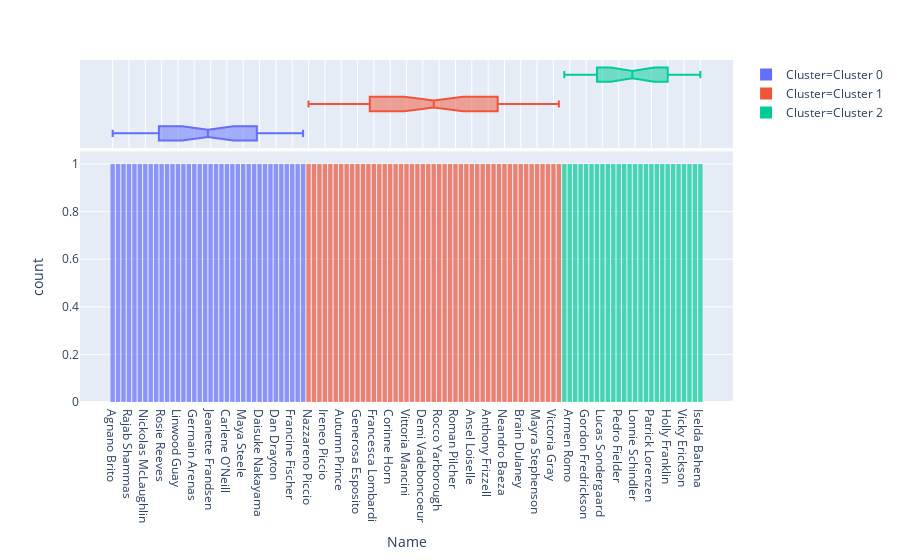

Write notebook code for a chart like this one.
### Code cell
plot_model(kmeans, plot = 'distribution', feature = 'Name')

### Figure 1 — Plotly figure (JSON) as saved in the notebook; plotly's stock layout.template omitted (floating-point values rounded to 4 significant figures; data arrays with more than 128 entries replaced by an {"elided": "..."} marker saying what was removed)
{"data": [{"alignmentgroup": "True", "bingroup": "x", "hoverlabel": {"namelength": 0}, "hovertemplate": "Cluster=Cluster 0<br>Name=%{x}<br>count=%{y}", "legendgroup": "Cluster=Cluster 0", "marker": {"color": "#636efa", "opacity": 0.7}, "name": "Cluster=Cluster 0", "offsetgroup": "Cluster=Cluster 0", "orientation": "v", "showlegend": true, "type": "histogram", "x": ["Agnano Brito", "Arnold Valenti", "Victoria Holloway", "Rajab Shammas", "Kari Tran", "Billie Stonge", "Nickolas McLaughlin", "Jeanne Vestergaard", "Alaine Poisson", "Rosie Reeves", "Letha Walls", "Rhonda Hughes", "Linwood Guay", "Jensigne Carlsen", "Nelida Zamora", "Germain Arenas", "Joann Chambers", "Rodrigo Romani", "Jeanette Frandsen", "Erembourg Ratte", "Aisha Witt", "Carlene O'Neill", "Aaliyah Briggs", "Giovanni Vera", "Maya Steele", "Viv Pichardo", "Noreen Branch", "Daisuke Nakayama", "Niew Leekpai", "Jeanie Sheppard", "Dan Drayton", "Kian Goddard", "Abel Bevins", "Francine Fischer", "Carolos Lamy", "Burnell Plourde"], "xaxis": "x", "yaxis": "y"}, {"alignmentgroup": "True", "customdata": {"elided": "36x6 mixed values"}, "hoverlabel": {"namelength": 0}, "hovertemplate": "Cluster=%{customdata[5]}<br>Name=%{customdata[1]}<br>CustomerID=%{customdata[0]}<br>Age=%{customdata[2]}<br>AvgWeeklySales=%{customdata[3]}<br>AvgDrinks=%{customdata[4]}", "legendgroup": "Cluster=Cluster 0", "marker": {"color": "#636efa"}, "name": "Cluster=Cluster 0", "notched": true, "offsetgroup": "Cluster=Cluster 0", "showlegend": false, "type": "box", "x": ["Agnano Brito", "Arnold Valenti", "Victoria Holloway", "Rajab Shammas", "Kari Tran", "Billie Stonge", "Nickolas McLaughlin", "Jeanne Vestergaard", "Alaine Poisson", "Rosie Reeves", "Letha Walls", "Rhonda Hughes", "Linwood Guay", "Jensigne Carlsen", "Nelida Zamora", "Germain Arenas", "Joann Chambers", "Rodrigo Romani", "Jeanette Frandsen", "Erembourg Ratte", "Aisha Witt", "Carlene O'Neill", "Aaliyah Briggs", "Giovanni Vera", "Maya Steele", "Viv Pichardo", "Noreen Branch", "Daisuke Nakayama", "Niew Leekpai", "Jeanie Sheppard", "Dan Drayton", "Kian Goddard", "Abel Bevins", "Francine Fischer", "Carolos Lamy", "Burnell Plourde"], "xaxis": "x2", "yaxis": "y2"}, {"alignmentgroup": "True", "bingroup": "x", "hoverlabel": {"namelength": 0}, "hovertemplate": "Cluster=Cluster 1<br>Name=%{x}<br>count=%{y}", "legendgroup": "Cluster=Cluster 1", "marker": {"color": "#EF553B", "opacity": 0.7}, "name": "Cluster=Cluster 1", "offsetgroup": "Cluster=Cluster 1", "orientation": "v", "showlegend": true, "type": "histogram", "x": ["Nazzareno Piccio", "Vaughn Oquendo", "Jennifer Davey", "Ireneo Piccio", "Den Kojima", "Fabio Jaramillo", "Autumn Prince", "Jeannette Kjaer", "Jimmie Turman", "Generosa Esposito", "Erik Collado", "Bellamy Garnier", "Francesca Lombardi", "Amalio Pizarro", "Frederic Towle", "Corinne Horn", "Abdul-Alim Mikhail", "Naomi Sharp", "Vittoria Mancini", "Adam Bjerregaard", "Wade Munger", "Demi Vadeboncoeur", "Marva Cardenas", "Naiyana Kunakorn", "Rocco Yarborough", "Sonia Harrison", "Freda Conley", "Roman Pilcher", "Elwood McGee", "Eleanor Bryan", "Ansel Loiselle", "Delmar Pelchat", "Daitaro Ishida", "Anthony Frizzell", "Janna Gamble", "Mara Rasmussen", "Neandro Baeza", "Jenny Norgaard", "Margo Ayers", "Brain Dulaney", "Ethan Rincon", "Margret Villarreal", "Mayra Stephenson", "Jibran Quraishi", "Naowarat Kurusarttra", "Victoria Gray", "Abby Burris"], "xaxis": "x", "yaxis": "y"}, {"alignmentgroup": "True", "customdata": {"elided": "47x6 mixed values"}, "hoverlabel": {"namelength": 0}, "hovertemplate": "Cluster=%{customdata[5]}<br>Name=%{customdata[1]}<br>CustomerID=%{customdata[0]}<br>Age=%{customdata[2]}<br>AvgWeeklySales=%{customdata[3]}<br>AvgDrinks=%{customdata[4]}", "legendgroup": "Cluster=Cluster 1", "marker": {"color": "#EF553B"}, "name": "Cluster=Cluster 1", "notched": true, "offsetgroup": "Cluster=Cluster 1", "showlegend": false, "type": "box", "x": ["Nazzareno Piccio", "Vaughn Oquendo", "Jennifer Davey", "Ireneo Piccio", "Den Kojima", "Fabio Jaramillo", "Autumn Prince", "Jeannette Kjaer", "Jimmie Turman", "Generosa Esposito", "Erik Collado", "Bellamy Garnier", "Francesca Lombardi", "Amalio Pizarro", "Frederic Towle", "Corinne Horn", "Abdul-Alim Mikhail", "Naomi Sharp", "Vittoria Mancini", "Adam Bjerregaard", "Wade Munger", "Demi Vadeboncoeur", "Marva Cardenas", "Naiyana Kunakorn", "Rocco Yarborough", "Sonia Harrison", "Freda Conley", "Roman Pilcher", "Elwood McGee", "Eleanor Bryan", "Ansel Loiselle", "Delmar Pelchat", "Daitaro Ishida", "Anthony Frizzell", "Janna Gamble", "Mara Rasmussen", "Neandro Baeza", "Jenny Norgaard", "Margo Ayers", "Brain Dulaney", "Ethan Rincon", "Margret Villarreal", "Mayra Stephenson", "Jibran Quraishi", "Naowarat Kurusarttra", "Victoria Gray", "Abby Burris"], "xaxis": "x2", "yaxis": "y2"}, {"alignmentgroup": "True", "bingroup": "x", "hoverlabel": {"namelength": 0}, "hovertemplate": "Cluster=Cluster 2<br>Name=%{x}<br>count=%{y}", "legendgroup": "Cluster=Cluster 2", "marker": {"color": "#00cc96", "opacity": 0.7}, "name": "Cluster=Cluster 2", "offsetgroup": "Cluster=Cluster 2", "orientation": "v", "showlegend": true, "type": "histogram", "x": ["Vinicio Robles", "Armen Romo", "Dwayne Passmore", "Sheldon Comeaux", "Gordon Fredrickson", "Gerson Toro", "Consuelo Navarro", "Lucas Sondergaard", "Zachary Parsons", "Zachary Fellows", "Pedro Fielder", "Joshua Murphy", "Abbi Byrne", "Lonnie Schindler", "Carey Merrill", "Chad Corbitt", "Patrick Lorenzen", "Nicholas Rose", "Modesto Cabán", "Holly Franklin", "Deanna Ball", "Thaddeus Danforth", "Vicky Erickson", "Adam Brooks", "Sophia Garner", "Iselda Bahena"], "xaxis": "x", "yaxis": "y"}, {"alignmentgroup": "True", "customdata": {"elided": "26x6 mixed values"}, "hoverlabel": {"namelength": 0}, "hovertemplate": "Cluster=%{customdata[5]}<br>Name=%{customdata[1]}<br>CustomerID=%{customdata[0]}<br>Age=%{customdata[2]}<br>AvgWeeklySales=%{customdata[3]}<br>AvgDrinks=%{customdata[4]}", "legendgroup": "Cluster=Cluster 2", "marker": {"color": "#00cc96"}, "name": "Cluster=Cluster 2", "notched": true, "offsetgroup": "Cluster=Cluster 2", "showlegend": false, "type": "box", "x": ["Vinicio Robles", "Armen Romo", "Dwayne Passmore", "Sheldon Comeaux", "Gordon Fredrickson", "Gerson Toro", "Consuelo Navarro", "Lucas Sondergaard", "Zachary Parsons", "Zachary Fellows", "Pedro Fielder", "Joshua Murphy", "Abbi Byrne", "Lonnie Schindler", "Carey Merrill", "Chad Corbitt", "Patrick Lorenzen", "Nicholas Rose", "Modesto Cabán", "Holly Franklin", "Deanna Ball", "Thaddeus Danforth", "Vicky Erickson", "Adam Brooks", "Sophia Garner", "Iselda Bahena"], "xaxis": "x2", "yaxis": "y2"}], "layout": {"barmode": "relative", "legend": {"tracegroupgap": 0}, "margin": {"t": 60}, "xaxis": {"anchor": "y", "domain": [0, 1], "title": {"text": "Name"}}, "xaxis2": {"anchor": "y2", "domain": [0, 1], "matches": "x", "showgrid": true, "showticklabels": false}, "yaxis": {"anchor": "x", "domain": [0, 0.7326], "title": {"text": "count"}}, "yaxis2": {"anchor": "x2", "domain": [0.7426, 1], "matches": "y2", "showgrid": false, "showline": false, "showticklabels": false, "ticks": ""}}}
